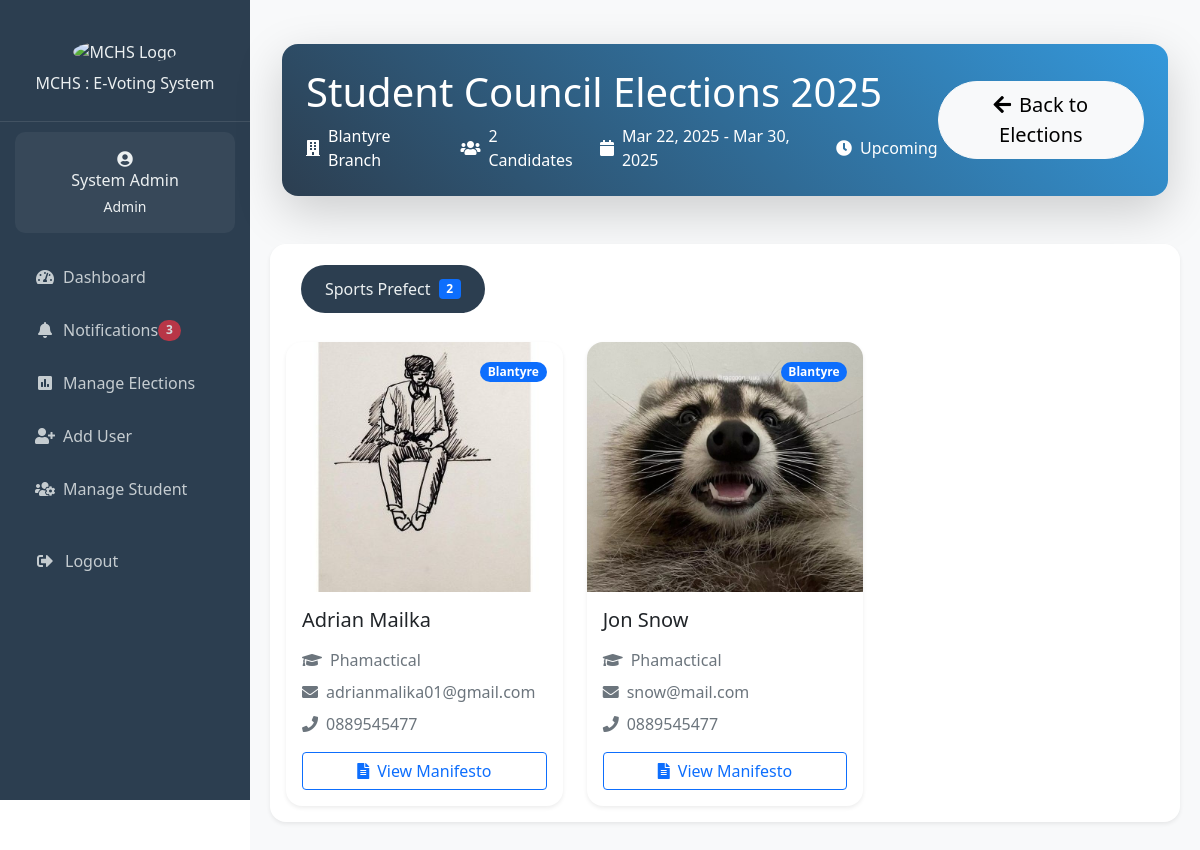
Screenshot of /admin/view_election.php?election_id=34 (signed in) with the database file from the repository.
### tables this page shows
CREATE TABLE IF NOT EXISTS `users` (
  `id` int NOT NULL AUTO_INCREMENT,
  `name` varchar(100) NOT NULL,
  `email` varchar(100) NOT NULL,
  `student_number` varchar(20) DEFAULT NULL,
  `branch` varchar(50) DEFAULT NULL,
  `year_of_study` varchar(20) DEFAULT NULL,
  `password_hash` varchar(255) NOT NULL,
  `role` enum('student','admin','candidate') NOT NULL DEFAULT 'student',
  `created_at` timestamp NULL DEFAULT CURRENT_TIMESTAMP,
  `updated_at` timestamp NULL DEFAULT CURRENT_TIMESTAMP ON UPDATE CURRENT_TIMESTAMP,
  PRIMARY KEY (`id`),
  UNIQUE KEY `email` (`email`),
  UNIQUE KEY `student_number` (`student_number`)
);

CREATE TABLE IF NOT EXISTS `elections` (
  `id` int NOT NULL AUTO_INCREMENT,
  `title` varchar(255) NOT NULL,
  `description` text,
  `branch` varchar(50) NOT NULL,
  `start_date` datetime NOT NULL,
  `end_date` datetime NOT NULL,
  `status` enum('upcoming','active','completed') DEFAULT 'upcoming',
  `created_by` int NOT NULL,
  `created_at` timestamp NULL DEFAULT CURRENT_TIMESTAMP,
  `updated_at` timestamp NULL DEFAULT CURRENT_TIMESTAMP ON UPDATE CURRENT_TIMESTAMP,
  `manual_status` tinyint(1) DEFAULT '0',
  PRIMARY KEY (`id`),
  UNIQUE KEY `unique_election` (`title`,`start_date`,`end_date`),
  KEY `created_by` (`created_by`)
);

CREATE TABLE IF NOT EXISTS `nominations` (
  `nomination_id` int NOT NULL AUTO_INCREMENT,
  `user_id` int NOT NULL,
  `first_name` varchar(100) NOT NULL,
  `surname` varchar(100) NOT NULL,
  `email` varchar(255) NOT NULL,
  `phone` varchar(15) NOT NULL,
  `student_id` varchar(50) NOT NULL,
  `program` varchar(255) NOT NULL,
  `year_of_study` int NOT NULL,
  `role` text NOT NULL,
  `branch` text NOT NULL,
  `photo_path` varchar(255) NOT NULL,
  `manifesto` text NOT NULL,
  `submission_date` timestamp NULL DEFAULT CURRENT_TIMESTAMP,
  `status` enum('pending','approved','rejected') NOT NULL DEFAULT 'pending',
  `election_id` int NOT NULL,
  PRIMARY KEY (`nomination_id`),
  KEY `user_id` (`user_id`),
  KEY `election_id` (`election_id`)
);

### includes/notifications.php (called while the page is built, shortened)
<?php
if (!function_exists('get_unread_notifications_count')) {
    function get_unread_notifications_count($conn, $user_id = null) {
        try {
            $sql = "SELECT COUNT(*) FROM notifications WHERE is_read = FALSE";
            $params = [];
            $stmt = $conn->prepare($sql);
            $stmt->execute($params);
            return (int) $stmt->fetchColumn();
        } catch (PDOException $e) {
            error_log("Error getting unread notifications count: " . $e->getMessage());
            return 0;
        }
    }
}

### admin/view_election.php (the view, shortened to what this page needs)
<?php
require_once '../includes/header.php';
$election_id = filter_input(INPUT_GET, 'election_id', FILTER_SANITIZE_NUMBER_INT);
$stmt = $conn->prepare("
    SELECT * FROM elections WHERE id = ?
");
$stmt->execute([$election_id]);
$election = $stmt->fetch(PDO::FETCH_ASSOC);
$stmt = $conn->prepare("
    SELECT
        n.nomination_id,
        n.first_name,
        n.surname,
        n.email,
        n.phone,
        n.student_id,
        n.program,
        n.year_of_study,
        n.role,
        n.branch,
        n.photo_path,
        n.manifesto,
        n.submission_date
    FROM nominations n
    WHERE n.election_id = ?
    AND n.status = 'approved'
    AND n.branch = (SELECT branch FROM elections WHERE id = ?)
    ORDER BY n.role, n.first_name
");
$stmt->execute([$election_id, $election_id]);
$nominees = $stmt->fetchAll(PDO::FETCH_ASSOC);
?>
<div class="container-fluid py-4">
<div class="row mb-4">
    <div class="col-12">
        <div class="card bg-gradient-primary text-white shadow-lg rounded-4 border-0">
            <div class="card-body p-4">
                <div class="d-flex justify-content-between align-items-center">
                    <div>
                        <h2 class="display-6 mb-2"><?php echo htmlspecialchars($election['title']); ?></h2>
                        <div class="d-flex gap-4">
                            <div class="d-flex align-items-center">
                                <i class="fas fa-building me-2"></i>
                                <span><?php echo htmlspecialchars($election['branch']); ?> Branch</span>
    </div>
                            <div class="d-flex align-items-center">
                                <i class="fas fa-users me-2"></i>
                                <span><?php echo count($nominees); ?> Candidates</span>
        </div>
                            <div class="d-flex align-items-center">
                                <i class="fas fa-calendar me-2"></i>
                                <span><?php echo date('M j, Y', strtotime($election['start_date'])); ?> - <?php echo date('M j, Y', strtotime($election['end_date'])); ?></span>
        </div>
                            <div class="d-flex align-items-center">
                                <i class="fas fa-clock me-2"></i>
                                <span><?php echo ucfirst($election['status']); ?></span>
                    </div>
                </div>
                    </div>
                    <a href="manage_elections.php" class="btn btn-light btn-lg rounded-pill">
                        <i class="fas fa-arrow-left me-2"></i>Back to Elections
                    </a>
                </div>
            </div>
        </div>
    </div>
</div>
    </div>
    <?php if (!empty($nominees)): ?>
        <?php
        $positions = [];
        foreach ($nominees as $nominee) {
            if (!isset($positions[$nominee['role']])) {
                $positions[$nominee['role']] = [];
            }
            $positions[$nominee['role']][] = $nominee;
        }
        ?>
        <div class="card shadow-sm border-0 mb-4">
            <div class="card-body">
                <ul class="nav nav-pills mb-4" id="positionTabs" role="tablist">
                    <?php $first = true; foreach ($positions as $role => $roleNominees): ?>
                    <li class="nav-item me-2" role="presentation">
                        <button class="nav-link <?php echo $first ? 'active' : ''; ?>"
                                id="<?php echo sanitize_id($role); ?>-tab"
                                data-bs-toggle="pill"
                                data-bs-target="#<?php echo sanitize_id($role); ?>"
                                type="button"
                                role="tab">
                            <?php echo htmlspecialchars($role); ?>
                            <span class="badge bg-primary ms-2"><?php echo count($roleNominees); ?></span>
                        </button>
                    </li>
                    <?php $first = false; endforeach; ?>
                </ul>
                <div class="tab-content" id="positionTabContent">
                    <?php $first = true; foreach ($positions as $role => $roleNominees): ?>
                    <div class="tab-pane fade <?php echo $first ? 'show active' : ''; ?>"
                         id="<?php echo sanitize_id($role); ?>"
                         role="tabpanel">
                        <div class="row g-4">
                            <?php foreach ($roleNominees as $nominee): ?>
                            <div class="col-md-4">
                                <div class="card h-100 border-0 shadow-sm hover-shadow">
                                    <div class="position-relative">
                                        <?php if ($nominee['photo_path']): ?>
                                            <img src="<?php echo htmlspecialchars($nominee['photo_path']); ?>"
                                 class="card-img-top candidate-photo"
                                                 alt="<?php echo htmlspecialchars($nominee['first_name'] . ' ' . $nominee['surname']); ?>">
                        <?php else: ?>
                            <div class="card-img-top candidate-photo-placeholder">
                                <i class="fas fa-user-circle"></i>
                            </div>
                        <?php endif; ?>
                                        <div class="position-absolute top-0 end-0 m-3">
                                            <span class="badge bg-primary rounded-pill">
                                                <?php echo htmlspecialchars($nominee['branch']); ?>
                                            </span>
                                        </div>
                                    </div>
                        <div class="card-body">
                                        <h5 class="card-title mb-3">
                                            <?php echo htmlspecialchars($nominee['first_name'] . ' ' . $nominee['surname']); ?>
                                        </h5>
                                        <div class="d-flex flex-column gap-2 mb-3">
                                            <div class="d-flex align-items-center text-muted">
                                                <i class="fas fa-graduation-cap me-2"></i>
                                                <span><?php echo htmlspecialchars($nominee['program']); ?></span>
                                            </div>
                                            <div class="d-flex align-items-center text-muted">
                                                <i class="fas fa-envelope me-2"></i>
                                                <span><?php echo htmlspecialchars($nominee['email']); ?></span>
                                            </div>
                                            <div class="d-flex align-items-center text-muted">
                                                <i class="fas fa-phone me-2"></i>
                                                <span><?php echo htmlspecialchars($nominee['phone']); ?></span>
                                            </div>
                                        </div>
                                        <button class="btn btn-outline-primary w-100" data-bs-toggle="modal"
                                                data-bs-target="#manifesto-<?php echo $nominee['nomination_id']; ?>">
                                            <i class="fas fa-file-alt me-2"></i>View Manifesto
                                        </button>
                                    </div>
                                </div>
                            </div>
                            <?php endforeach; ?>
                        </div>
                    </div>
                    <?php $first = false; endforeach; ?>
                </div>
            </div>
        </div>
    <?php endif; ?>
</div>
<?php
function sanitize_id($string) {
    return preg_replace('/[^a-z0-9]/i', '_', strtolower($string));
}
?>
<?php require_once '../includes/footer.php'; ?>

### includes/sidebar-content.php (shortened to what this page needs)
<div class="sidebar-header">
  <img src="https://mchs.mw/img/mchs_logo.png" alt="MCHS Logo" class="img-fluid" style="width: 50%;">
  <h6 class="mt-0">MCHS : E-Voting System</h6>
</div>
<?php if (isset($user)): ?>
  <div class="user-info">
    <i class="fas fa-user-circle fa-1x mb-0"></i>
    <h6 class="mb-1"><?php echo htmlspecialchars($user['name']); ?></h6>
    <small><?php echo ucfirst($user['role']); ?></small>
  </div>
  <ul class="nav-menu">
    <?php if ($user['role'] === 'admin'): ?>
      <li class="nav-item">
        <a class="nav-link <?php echo $current_page === 'dashboard.php' ? 'active' : ''; ?>"
           href="/e_voting_system/admin/dashboard.php">
          <i class="fas fa-tachometer-alt me-2"></i>Dashboard
        </a>
      </li>
      <li class="nav-item">
        <a class="nav-link <?php echo $current_page === 'notifications.php' ? 'active' : ''; ?>"
           href="/e_voting_system/admin/notifications.php">
          <i class="fas fa-bell me-2"></i>Notifications
          <?php
          $unread_count = get_unread_notifications_count($conn);
          if ($unread_count > 0):
          ?>
            <span class="badge bg-danger rounded-pill">
              <?php echo $unread_count; ?>
            </span>
          <?php endif; ?>
        </a>
      </li>
      <li class="nav-item">
        <a class="nav-link <?php echo $current_page === 'manage_elections.php' ? 'active' : ''; ?>"
           href="/e_voting_system/admin/manage_elections.php">
          <i class="fas fa-poll me-2"></i>Manage Elections
        </a>
      </li>
      <li class="nav-item">
        <a class="nav-link <?php echo $current_page === 'add_student.php' ? 'active' : ''; ?>"
           href="/e_voting_system/admin/add_student.php">
          <i class="fas fa-user-plus me-2"></i>Add User
        </a>
      </li>
      <li class="nav-item">
        <a class="nav-link <?php echo $current_page === 'manage_students.php' ? 'active' : ''; ?>"
           href="/e_voting_system/admin/manage_students.php">
          <i class="fas fa-users-cog me-2"></i>Manage Student
        </a>
      </li>
    <?php endif; ?>
    <li class="nav-item mt-4">
      <a class="nav-link" href="/e_voting_system/logout.php">
        <i class="fas fa-sign-out-alt"></i>
        <span>Logout</span>
      </a>
    </li>
  </ul>
<?php endif; ?>

### includes/header.php (style rules this page uses)
:root { --primary-color: #2c3e50; --secondary-color: #3498db; --accent-color: #e74c3c; --text-light: #ecf0f1; --success-color: #2ecc71; }
.sidebar-header { padding: 20px; text-align: center; border-bottom: 1px solid rgba(255,255,255,0.1); }
.sidebar-header img { width: 80px; height: 80px; border-radius: 50%; margin-bottom: 10px; }
.user-info { padding: 15px; text-align: center; background: rgba(255,255,255,0.05); margin: 10px 15px; border-radius: 10px; }
.nav-menu { padding: 0; margin: 20px 0; }
.nav-item { list-style: none; margin: 5px 15px; }
.nav-link { color: var(--text-light) !important; padding: 12px 20px; border-radius: 8px; display: flex; align-items: center; transition: all 0.3s ease; text-decoration: none; opacity: 0.8; }
.nav-link:hover, .nav-link.active { background: var(--secondary-color); opacity: 1; }
.nav-link i { margin-right: 10px; width: 20px; text-align: center; }

### admin/view_election.php (style rules this page uses)
:root { --primary-color: #2c3e50; --primary-light: #3498db; }
.bg-gradient-primary { background: linear-gradient(45deg, var(--primary-color), var(--primary-light)); }
.card { border-radius: 1rem; transition: all 0.3s ease; }
.candidate-photo { height: 250px; object-fit: cover; border-top-left-radius: 1rem; border-top-right-radius: 1rem; }
.nav-pills .nav-link { border-radius: 2rem; padding: 0.75rem 1.5rem; color: var(--primary-color); }
.nav-pills .nav-link.active { background-color: var(--primary-color); }

### rows the page displays
users: name "System Admin", role "Admin"
elections: title "Student Council Elections 2025", branch "Blantyre", start_date "Mar 22, 2025", end_date "Mar 30, 2025", status "Upcoming"
nominations: photo_path (picture), branch "Blantyre", first_name+surname "Adrian Mailka", program "Phamactical", email "adrianmalika01@gmail.com", phone "0889545477"
nominations: photo_path+first_name+surname (picture), branch "Blantyre", first_name+surname "Jon Snow", program "Phamactical", email "snow@mail.com", phone "0889545477"

### other values shown
$unread_count "3"
count($nominees) "2"
$role "Sports Prefect"
count($roleNominees) "2"
